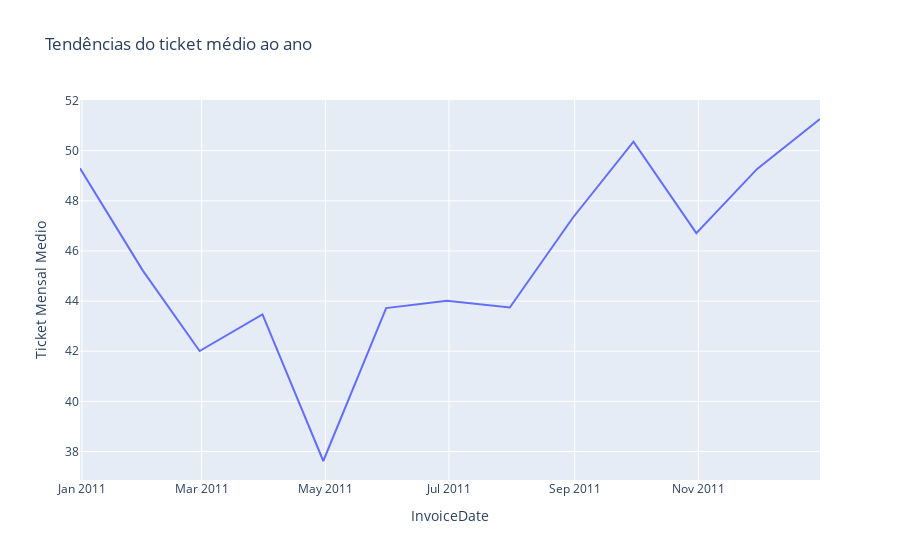

The notebook cell this image was saved under:
### Code cell
fig = px.line(ticket_medio_mensal, x="InvoiceDate", y="Ticket Mensal Medio", title='Tendências do ticket médio ao ano')
fig.show()

### Figure 1 — Plotly figure (JSON) as saved in the notebook; plotly's stock layout.template omitted (floating-point values rounded to 4 significant figures)
{"data": [{"hovertemplate": "InvoiceDate=%{x}<br>Ticket Mensal Medio=%{y}<extra></extra>", "legendgroup": "", "line": {"color": "#636efa", "dash": "solid"}, "marker": {"symbol": "circle"}, "mode": "lines", "name": "", "orientation": "v", "showlegend": false, "type": "scatter", "x": ["2010-12-31T00:00:00", "2011-01-31T00:00:00", "2011-02-28T00:00:00", "2011-03-31T00:00:00", "2011-04-30T00:00:00", "2011-05-31T00:00:00", "2011-06-30T00:00:00", "2011-07-31T00:00:00", "2011-08-31T00:00:00", "2011-09-30T00:00:00", "2011-10-31T00:00:00", "2011-11-30T00:00:00", "2011-12-31T00:00:00"], "xaxis": "x", "y": [49.3, 45.22, 42.01, 43.47, 37.62, 43.72, 44.02, 43.74, 47.32, 50.36, 46.71, 49.27, 51.26], "yaxis": "y"}], "layout": {"legend": {"tracegroupgap": 0}, "title": {"text": "Tendências do ticket médio ao ano"}, "xaxis": {"anchor": "y", "domain": [0, 1], "title": {"text": "InvoiceDate"}}, "yaxis": {"anchor": "x", "domain": [0, 1], "title": {"text": "Ticket Mensal Medio"}}}}
